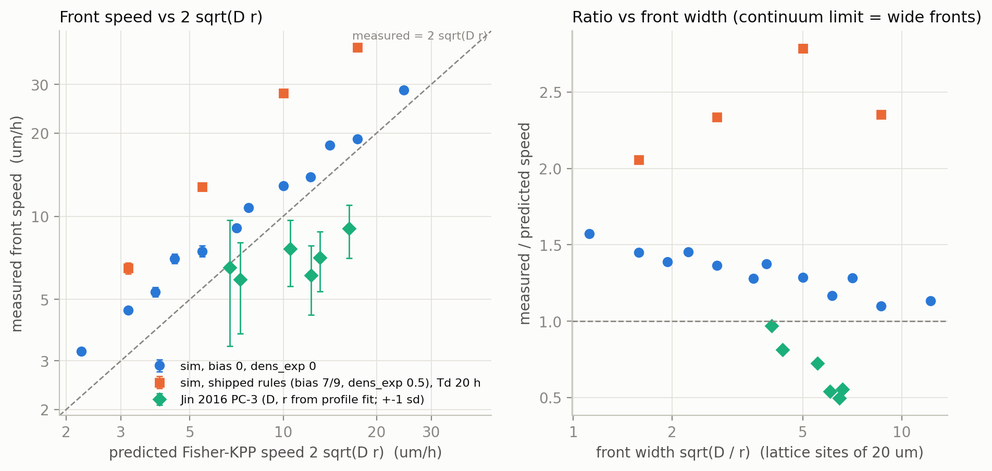
#> input picture eval/figures/cross_scale_front_speed.png, 992 x 471 px, shrunk from 1904 x 905 before the run
$ python -i segment.py   (imports and definitions only)
#> lines starting #> are read from the running program, lines starting #| are printed output that depends on the picture; after the words box and inside, x2 and y2 are one past the last pixel; in counts of white or black regions, pixels touching at a corner belong together
"""Classical texture segmenter for phase-contrast scratch assays (design.md 6.2).

Wound = low-texture region. Texture = local standard deviation of the (downsampled) image; threshold =
FRAC x the 90th percentile of texture; then morphological clean-up and keep the large components.

Usage:
  python -I data/segment.py eval      # IoU and area error vs WHAD manual masks, per plate part
"""
import glob, os, re, sys
import numpy as np
from PIL import Image
from scipy import ndimage as ndi

DOWN = 4          # work at 1/4 resolution (0.454 um/px -> 1.8 um/px)
WIN = 9           # texture window in downsampled pixels (~16 um, about one cell)
FRAC = 0.35       # threshold = FRAC * p90(texture)
MIN_COMP = 0.01   # keep components larger than 1% of the field


def load_gray(path):
    a = np.asarray(Image.open(path), dtype=np.float32)
    if a.ndim == 3:
        a = a[..., :3].mean(-1)
    return a


FOCUS_FLOOR = 1.0  # texture_p90 of real WHAD frames >= 1.10 (n=48); Gaussian blur sigma 4 px -> 0.92, 8 px -> 0.64


def texture_p90(img, win=WIN):
    """Focus score: 90th percentile of local std of the z-scored image (blank or blurred frames score low)."""
    a = img[::DOWN, ::DOWN].astype(np.float32)
    a = (a - a.mean()) / (a.std() + 1e-6)
    m = ndi.uniform_filter(a, win)
    return float(np.percentile(np.sqrt(np.maximum(ndi.uniform_filter(a * a, win) - m * m, 0)), 90))


def segment(img, frac=FRAC, win=WIN):
    """img: 2D float array at full resolution. Returns bool wound mask at 1/DOWN resolution."""
#> called with frac = 0.35, win = 9
    a = img[::DOWN, ::DOWN]
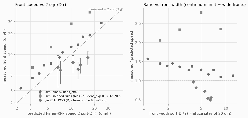
#> a: shape (118, 248); min 0, max 255, mean 245.4
    a = (a - a.mean()) / (a.std() + 1e-6)
    m = ndi.uniform_filter(a, win)
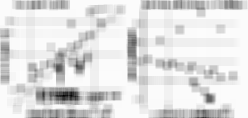
#> m: shape (118, 248) float64; min -1.79, max 0.25, mean 2.95e-16; drawn with min black and max white
    tex = np.sqrt(np.maximum(ndi.uniform_filter(a * a, win) - m * m, 0))
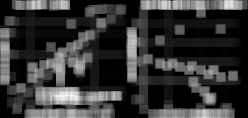
#> tex: shape (118, 248) float64; min 0, max 3.01, mean 0.649; drawn with min black and max white
    w = tex < frac * np.percentile(tex, 90)
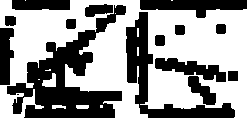
#> w: shape (118, 248) bool; 58.6% white; 15 black regions (1 under 20 px), largest, box (x1, y1, x2, y2) and area: (7, 5, 126, 118) 5042, (126, 12, 235, 118) 2590, (140, 0, 247, 18) 1135
    w = ndi.binary_opening(w, iterations=2)
#> w: shape (118, 248) bool; 55.6% white; 11 black regions (4 under 20 px), largest, box (x1, y1, x2, y2) and area: (0, 3, 126, 118) 6590, (126, 0, 248, 118) 5428, (10, 0, 72, 10) 576
    w = ndi.binary_closing(w, iterations=4)
#> w: shape (118, 248) bool; 53.4% white; 5 black regions, box (x1, y1, x2, y2) and area: (0, 0, 248, 118) 13391, (155, 35, 165, 46) 70, (66, 19, 76, 29) 60, (175, 25, 185, 35) 60, (216, 24, 226, 34) 60
    w = ndi.binary_fill_holes(w)
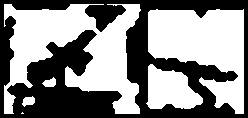
#> w: shape (118, 248) bool; 54.2% white; 1 black region, box (x1, y1, x2, y2) and area: (0, 0, 248, 118) 13391
    lab, n = ndi.label(w)
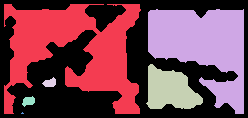
#> lab: shape (118, 248) int32; 7 distinct labels, from 0 to 6; one colour per label, 0 black
#> n = 6
    if n:
        sizes = ndi.sum(w, lab, range(1, n + 1))
#> sizes = [7875, 6096, 1709, 93, 96, 4]
        w = np.isin(lab, 1 + np.nonzero(sizes >= MIN_COMP * w.size)[0])
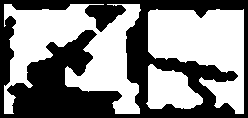
#> w: shape (118, 248) bool; 53.6% white; 1 black region, box (x1, y1, x2, y2) and area: (0, 0, 248, 118) 13584
    return w


def evaluate(root, frac=FRAC, win=WIN):
    """IoU and wound-area error (points of field) vs manual masks for the annotated WHAD positions."""
    rows = []
    for d in sorted(glob.glob(f"{root}/whad/masks/MCF10A/exp1/part_*/*/P*")):
        part = d.replace("\\", "/").split("/")[-3]
        idir = d.replace("/masks/", "/images/").replace("\\masks\\", "\\images\\")
        for mf in glob.glob(f"{d}/*_ch00_mask.png"):
            tag = re.search(r"(pos\d+_t\d+)_ch00_mask\.png$", mf).group(1)
            im = glob.glob(f"{idir}/*{tag}_ch00.tif")
            if not im:
                continue
            gt = (np.asarray(Image.open(mf)) == 0)[::DOWN, ::DOWN]
            if not gt.any():
                continue
            pr = segment(load_gray(im[0]), frac, win)
            iou = (gt & pr).sum() / max((gt | pr).sum(), 1)
            rows.append((part, iou, 100 * abs(pr.mean() - gt.mean())))
    r = np.array([(x[1], x[2]) for x in rows])
    for part in sorted({x[0] for x in rows}):
        s = np.array([(x[1], x[2]) for x in rows if x[0] == part])
        print(f"  {part:8} n={len(s):3d}  IoU mean {s[:,0].mean():.3f} median {np.median(s[:,0]):.3f}  area error {s[:,1].mean():.2f} pts")
    print(f"  all      n={len(r):3d}  IoU mean {r[:,0].mean():.3f}  area error {r[:,1].mean():.2f} pts")
    return r[:, 0].mean()


# [5 lines not run here, left out]

>>> import cv2
>>> picture = cv2.imread('../eval/figures/cross_scale_front_speed.png', cv2.IMREAD_GRAYSCALE)
>>> result = segment(picture)
